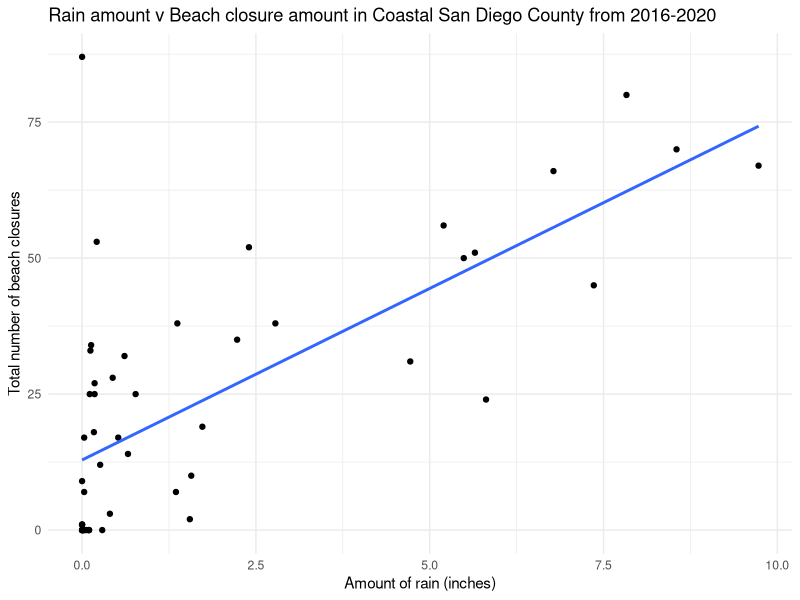
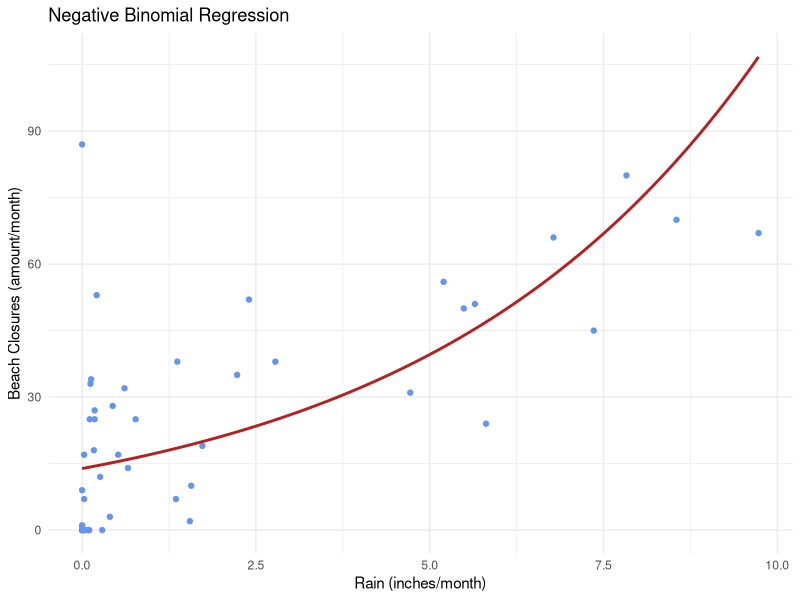

Source code (R) for these figures, in order:
## ---- chunk 1
# Load Libraries
library(tidyverse)
library(MASS)
library(here)
library(kableExtra)
library(dplyr)
library(lubridate)
## ---- chunk 2
# Read in data from data folder
wqa <- read_csv(here("data", "Department_of_Environmental_Health_Beach_Water_Quality_Advisories_20241203.csv")) %>% 
  mutate(Date = str_replace(Date, "AM", "")) %>% 
  mutate(Date = str_replace(Date, "12:00:00", ""))%>% 
 mutate(Date = str_trim(Date))

sd_precip <- read_csv(here("data", "SDG_PRECIP.csv")) 

# rain_barrels <- read_csv(here("data", "2023_W-2.1_Rain_Barrels_20241203.csv"))
## ---- chunk 3
# Clean column names, convert to lower case
colnames(wqa) <- tolower(colnames(wqa))
colnames(sd_precip) <- tolower(colnames(sd_precip))

# Remove spaces
colnames(wqa) <- gsub(" ", "_", colnames(wqa))
colnames(sd_precip) <- gsub(" ", "_", colnames(sd_precip))

# Remove preceding zeros in wqa date column
wqa$date <- sub("^0", "", wqa$date)

## ---- chunk 4
# Check class of date columns
print(class(sd_precip$date))
print(class(wqa$date))

# Convert from character to datetime
sd_precip$date <- mdy(sd_precip$date)
wqa$date <- mdy(wqa$date)

# Confirm conversion
print(class(sd_precip$date))
print(class(wqa$date))
## ---- chunk 5
# Set days equal to the 1st, keep only months since we are doing a monthly analysis
wqa$date <- floor_date(wqa$date, unit = "month")
## ---- chunk 6
# Remove columns we don't need
wqa <- subset(wqa, select = -c(fy, quarter))

sd_precip <- subset(sd_precip, select = -c(rain_inches_sd, rain_inches_osm))
## ---- chunk 7
# Join tables
wqa_sd_precip <- full_join(wqa, sd_precip, by = "date")
## ---- chunk 8
# Plot raw data for beginner visualization
ggplot(data=wqa_sd_precip, aes(x = rain_inch_total, y = total_closure_beach_days)) +
  geom_point()+
  labs(x= "Amount of rain (inches)",
       y = "Total number of beach closures",
      title = 'Rain amount v Beach closure amount in Coastal San Diego County from 2016-2020')+
  geom_smooth(method = lm, se = FALSE)+
  theme_minimal()
## ---- chunk 9
# Fit Poisson model
poisson_model <- glm(total_closure_beach_days ~ rain_inch_total, family = poisson, data = wqa_sd_precip)

# Calculate dispersion statistic
dispersion <- sum(residuals(poisson_model, type = "pearson")^2) / poisson_model$df.residual

# If dispersion > 1, overdispersion is present
dispersion
## ---- chunk 10
# Negative binomial regression model
model <- glm.nb(total_closure_beach_days ~ rain_inch_total, data = wqa_sd_precip)

summary(model)
## ---- chunk 11
# Plot it
ggplot(data = wqa_sd_precip, aes(x = rain_inch_total, y = total_closure_beach_days)) +
  geom_point(color = "cornflowerblue") +
  geom_smooth(method = "glm.nb", se = FALSE, color = "firebrick") +
  labs(x = "Rain (inches/month)", 
       y = "Beach Closures (amount/month)", 
       title = "Negative Binomial Regression") + # update title
  theme_minimal()
